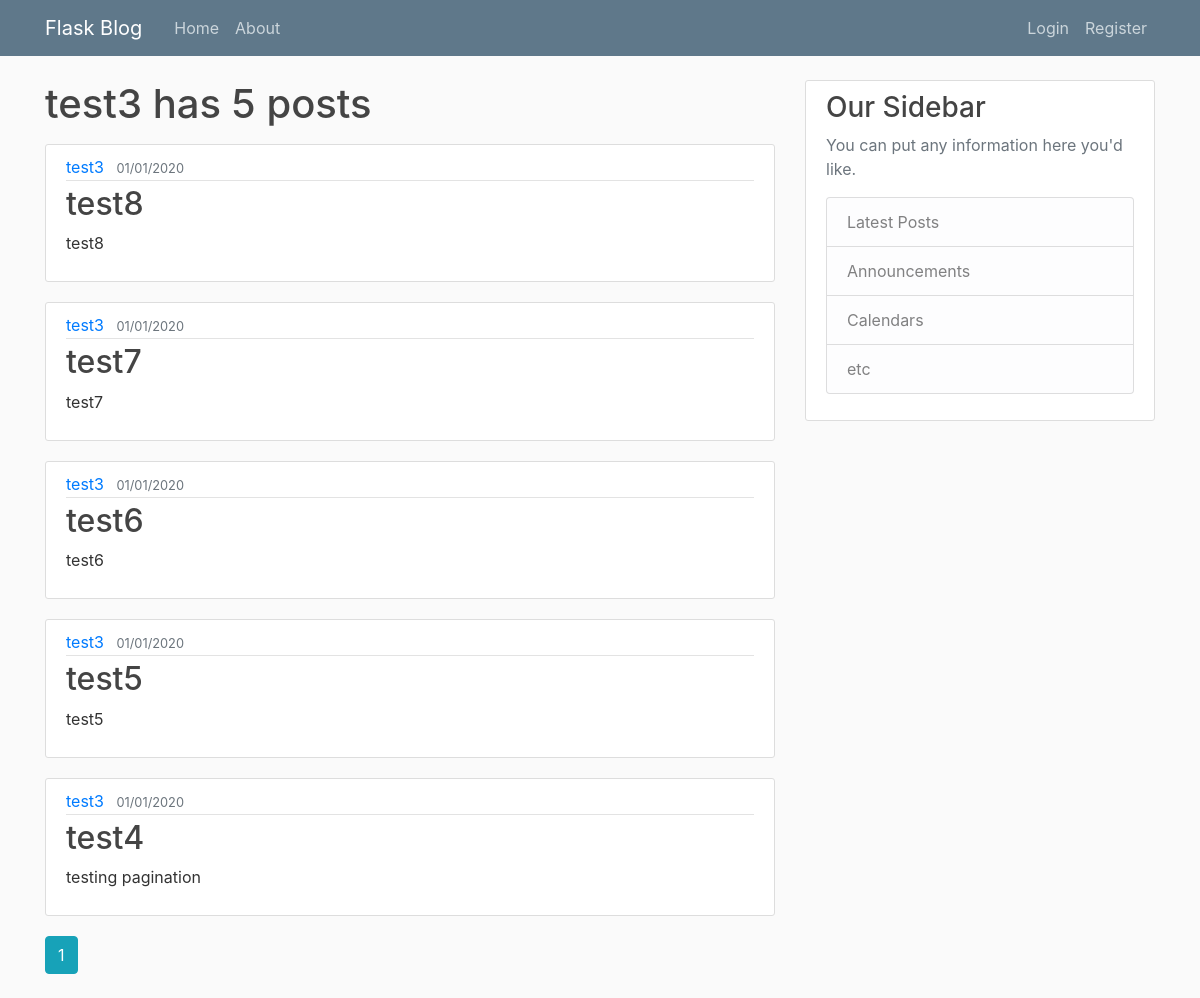
Page /user/test3 on the earlier database version.
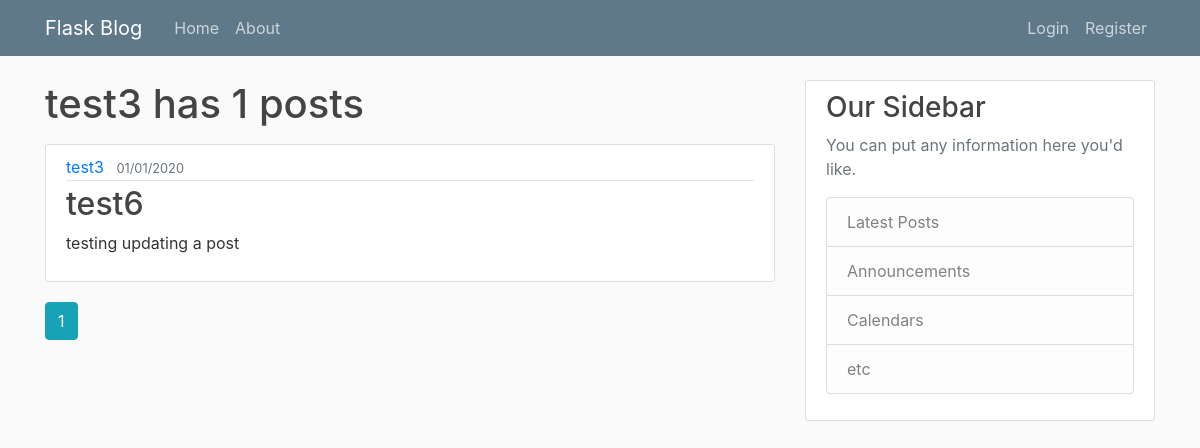
Same page on the later database version.
### flaskblog/models.py (models this page shows, shortened)
class User(db.Model, UserMixin):  # inheriting classes
    id = db.Column(db.Integer, primary_key=True)
    username = db.Column(db.String(20), unique=True, nullable=False)
    email = db.Column(db.String(120), unique=True, nullable=False)
    image_file = db.Column(db.String(20), nullable=False, default="default.jpg")
    password = db.Column(db.String(40), nullable=False)
    posts = db.relationship(
        "Post", backref="author", lazy=True
    )  # lazy=true tells SQlAl to run this only when called

class Post(db.Model):
    id = db.Column(db.Integer, primary_key=True)
    title = db.Column(db.String(20), nullable=False)
    date_posted = db.Column(db.DateTime, nullable=False, default=datetime.utcnow)
    content = db.Column(db.Text, nullable=False)
    user_id = db.Column(db.Integer, db.ForeignKey("user.id"), nullable=False)

### flaskblog/users/routes.py (the view)
@users.route("/user/<string:username>")
def user_posts(username):
    page = request.args.get("page", 1, type=int)
    user = User.query.filter_by(username=username).first_or_404()
    posts = (
        Post.query.filter_by(author=user)
        .order_by(Post.date_posted.desc())
        .paginate(page=page, per_page=5)
    )
    return render_template("user_posts.html", posts=posts, user=user)

### flaskblog/templates/user_posts.html
{% extends "layout.html" %}
{% block content %}
    <h1 class="mb-3">{{ user.username }} has {{ posts.total }} posts</h1>
    {% for post in posts.items %}
    <article class="media content-section">
     <div class="media-body">
       <div class="article-metadata">
         <a class="mr-2" href="{{ url_for('users.user_posts', username=post.author.username) }}">{{ post.author.username }}</a>
         <small class="text-muted">{{ post.date_posted.strftime('%m/%d/%Y') }}</small>
       </div>
       <h2><a class="article-title" href="{{ url_for('post', post_id=post.id) }}">{{ post.title }}</a></h2>
       <p class="article-content">{{ post.content }}</p>
     </div>
   </article>
    {% endfor %}
    {% for page_num in posts.iter_pages(left_edge=1, right_edge=1, left_current=1, right_current=2) %}
      {% if page_num %}
        {% if posts.page == page_num %}
          <a class="btn btn-info mb-4" href="{{ url_for('users.user_posts',username=user.username, page=page_num) }}">{{ page_num }}</a>
          {% else %}
            <a class="btn btn-outline-info mb-4" href="{{ url_for('users.user_posts',username=user.username, page=page_num) }}">{{ page_num }}</a>
        {% endif %}
      {% endif %}
    {% endfor %}
{% endblock content %}

### flaskblog/templates/layout.html (shortened to what this page needs)
<!DOCTYPE html>
<html>
<head>
  <link rel="stylesheet" href="https://maxcdn.bootstrapcdn.com/bootstrap/4.0.0/css/bootstrap.min.css">
  <link rel="stylesheet" type="text/css" href="{{ url_for('static', filename='main.css') }}">
</head>
<body>
  <header class="site-header">
    <nav class="navbar navbar-expand-md navbar-dark bg-steel fixed-top">
      <div class="container">
        <a class="navbar-brand mr-4" href="/">Flask Blog</a>
        <div class="collapse navbar-collapse" id="navbarToggle">
          <div class="navbar-nav mr-auto">
            <a class="nav-item nav-link" href="/">Home</a>
            <a class="nav-item nav-link" href="/about">About</a>
          </div>
          <div class="navbar-nav">
            {% if current_user.is_authenticated %}
            <a class="nav-item nav-link" href="{{ url_for('posts.new_post') }}">Create a Post</a>
            <a class="nav-item nav-link" href="{{ url_for('users.account') }}">Account</a>
            <a class="nav-item nav-link" href="{{ url_for('users.logout') }}">Logout</a>
            {% else %}
            <a class="nav-item nav-link" href="{{ url_for('users.login') }}">Login</a>
            <a class="nav-item nav-link" href="{{ url_for('users.register') }}">Register</a>
            {% endif %}
          </div>
        </div>
      </div>
    </nav>
  </header>
  <main role="main" class="container">
    <div class="row">
      <div class="col-md-8">
        {% block content %}{% endblock %}
      </div>
      <div class="col-md-4">
        <div class="content-section">
          <h3>Our Sidebar</h3>
          <p class='text-muted'>You can put any information here you'd like.
            <ul class="list-group">
              <li class="list-group-item list-group-item-light">Latest Posts</li>
              <li class="list-group-item list-group-item-light">Announcements</li>
              <li class="list-group-item list-group-item-light">Calendars</li>
              <li class="list-group-item list-group-item-light">etc</li>
            </ul>
          </p>
        </div>
      </div>
    </div>
  </main>
</body>
</html>

### flaskblog/static/main.css (style rules this page uses)
body { background: #fafafa; color: #333333; margin-top: 5rem; }
h1, h2, h3, h4, h5, h6 { color: #444444; }
.bg-steel { background-color: #5f788a; }
.site-header .navbar-nav .nav-link { color: #cbd5db; }
.content-section { background: #ffffff; padding: 10px 20px; border: 1px solid #dddddd; border-radius: 3px; margin-bottom: 20px; }
.article-title { color: #444444; }
.article-content { white-space: pre-line; }
.article-metadata { padding-bottom: 1px; margin-bottom: 4px; border-bottom: 1px solid #e3e3e3 }

Differences in the rows shown:
removed Post: author.username "test3", date_posted "01/01/2020", title "test8", content "test8"
removed Post: author.username "test3", date_posted "01/01/2020", title "test7", content "test7"
removed Post: author.username "test3", date_posted "01/01/2020", title "test6", content "test6"
removed Post: author.username "test3", date_posted "01/01/2020", title "test5", content "test5"
changed Post "test3": title "test4" → "test6"; content "testing pagination" → "testing updating a post"
Other differences:
{{ posts.total }}: "5" → "1"
